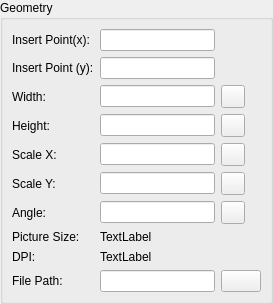
<?xml version="1.0" encoding="UTF-8"?>
<ui version="4.0">
 <class>LC_ImagePropertiesEditingWidget</class>
 <widget class="QWidget" name="LC_ImagePropertiesEditingWidget">
  <property name="geometry">
   <rect>
    <x>0</x>
    <y>0</y>
    <width>273</width>
    <height>290</height>
   </rect>
  </property>
  <property name="windowTitle">
   <string>Form</string>
  </property>
  <layout class="QGridLayout" name="gridLayout">
   <property name="leftMargin">
    <number>0</number>
   </property>
   <property name="topMargin">
    <number>0</number>
   </property>
   <property name="rightMargin">
    <number>0</number>
   </property>
   <property name="bottomMargin">
    <number>0</number>
   </property>
   <property name="spacing">
    <number>0</number>
   </property>
   <item row="0" column="0">
    <widget class="QGroupBox" name="buttonGroup8">
     <property name="enabled">
      <bool>true</bool>
     </property>
     <property name="sizePolicy">
      <sizepolicy hsizetype="Preferred" vsizetype="Preferred">
       <horstretch>0</horstretch>
       <verstretch>0</verstretch>
      </sizepolicy>
     </property>
     <property name="title">
      <string>Geometry</string>
     </property>
     <layout class="QGridLayout" name="gridLayout_2" columnstretch="0,5,0">
      <item row="2" column="0">
       <widget class="QLabel" name="lWidth">
        <property name="text">
         <string>Width:</string>
        </property>
       </widget>
      </item>
      <item row="4" column="0">
       <widget class="QLabel" name="lScale">
        <property name="text">
         <string>Scale X:</string>
        </property>
       </widget>
      </item>
      <item row="3" column="1">
       <widget class="QLineEdit" name="leHeight">
        <property name="minimumSize">
         <size>
          <width>70</width>
          <height>0</height>
         </size>
        </property>
        <property name="toolTip">
         <string>Height of image in drawing units</string>
        </property>
       </widget>
      </item>
      <item row="4" column="2">
       <widget class="QToolButton" name="tbPickScaleX">
        <property name="toolTip">
         <string>Pick scale from drawing</string>
        </property>
        <property name="text">
         <string/>
        </property>
        <property name="icon">
         <iconset resource="../../../../res/icons/icons.qrc">
          <normaloff>:/icons/interactive_pick_distance.lci</normaloff>:/icons/interactive_pick_distance.lci</iconset>
        </property>
       </widget>
      </item>
      <item row="1" column="0">
       <widget class="QLabel" name="lInsertY">
        <property name="text">
         <string>Insert Point (y):</string>
        </property>
       </widget>
      </item>
      <item row="0" column="0">
       <widget class="QLabel" name="lInsertX">
        <property name="text">
         <string>Insert Point(x):</string>
        </property>
       </widget>
      </item>
      <item row="11" column="0">
       <spacer name="spacer58">
        <property name="orientation">
         <enum>Qt::Vertical</enum>
        </property>
        <property name="sizeType">
         <enum>QSizePolicy::Expanding</enum>
        </property>
        <property name="sizeHint" stdset="0">
         <size>
          <width>20</width>
          <height>0</height>
         </size>
        </property>
       </spacer>
      </item>
      <item row="9" column="1">
       <widget class="QLabel" name="lblDPI">
        <property name="toolTip">
         <string>Dots per inch for width and height directions of image</string>
        </property>
        <property name="text">
         <string>TextLabel</string>
        </property>
       </widget>
      </item>
      <item row="5" column="1">
       <widget class="QLineEdit" name="leScaleY">
        <property name="toolTip">
         <string>Scaling factor for image heigth</string>
        </property>
       </widget>
      </item>
      <item row="2" column="2">
       <widget class="QToolButton" name="tbPickWidth">
        <property name="toolTip">
         <string>Pick width value from drawing</string>
        </property>
        <property name="text">
         <string/>
        </property>
        <property name="icon">
         <iconset resource="../../../../res/icons/icons.qrc">
          <normaloff>:/icons/interactive_pick_distance.lci</normaloff>:/icons/interactive_pick_distance.lci</iconset>
        </property>
       </widget>
      </item>
      <item row="6" column="0">
       <widget class="QLabel" name="lAngle">
        <property name="text">
         <string>Angle:</string>
        </property>
       </widget>
      </item>
      <item row="6" column="1">
       <widget class="QLineEdit" name="leAngle">
        <property name="minimumSize">
         <size>
          <width>70</width>
          <height>0</height>
         </size>
        </property>
        <property name="toolTip">
         <string>Angle of image rotation over insert point</string>
        </property>
       </widget>
      </item>
      <item row="2" column="1">
       <widget class="QLineEdit" name="leWidth">
        <property name="minimumSize">
         <size>
          <width>70</width>
          <height>0</height>
         </size>
        </property>
        <property name="toolTip">
         <string>Width of image in drawing units</string>
        </property>
       </widget>
      </item>
      <item row="0" column="1">
       <widget class="QLineEdit" name="leInsertX">
        <property name="minimumSize">
         <size>
          <width>70</width>
          <height>0</height>
         </size>
        </property>
        <property name="toolTip">
         <string>X coordinate of insertion point</string>
        </property>
       </widget>
      </item>
      <item row="6" column="2">
       <widget class="QToolButton" name="tbPickAngle">
        <property name="toolTip">
         <string>Pick angle from the drawing</string>
        </property>
        <property name="text">
         <string/>
        </property>
        <property name="icon">
         <iconset resource="../../../../res/icons/icons.qrc">
          <normaloff>:/icons/interactive_pick_angle.lci</normaloff>:/icons/interactive_pick_angle.lci</iconset>
        </property>
       </widget>
      </item>
      <item row="8" column="0">
       <widget class="QLabel" name="lSize">
        <property name="text">
         <string>Picture Size:</string>
        </property>
       </widget>
      </item>
      <item row="3" column="2">
       <widget class="QToolButton" name="tbPickHeight">
        <property name="toolTip">
         <string>Pick height value from the drawing</string>
        </property>
        <property name="text">
         <string/>
        </property>
        <property name="icon">
         <iconset resource="../../../../res/icons/icons.qrc">
          <normaloff>:/icons/interactive_pick_distance.lci</normaloff>:/icons/interactive_pick_distance.lci</iconset>
        </property>
       </widget>
      </item>
      <item row="5" column="2">
       <widget class="QToolButton" name="tbPickScaleY">
        <property name="toolTip">
         <string>Pick scale from drawing</string>
        </property>
        <property name="text">
         <string/>
        </property>
        <property name="icon">
         <iconset resource="../../../../res/icons/icons.qrc">
          <normaloff>:/icons/interactive_pick_distance.lci</normaloff>:/icons/interactive_pick_distance.lci</iconset>
        </property>
       </widget>
      </item>
      <item row="1" column="1">
       <widget class="QLineEdit" name="leInsertY">
        <property name="minimumSize">
         <size>
          <width>70</width>
          <height>0</height>
         </size>
        </property>
        <property name="toolTip">
         <string>Y coordinate of insertion point</string>
        </property>
       </widget>
      </item>
      <item row="4" column="1">
       <widget class="QLineEdit" name="leScaleX">
        <property name="minimumSize">
         <size>
          <width>70</width>
          <height>0</height>
         </size>
        </property>
        <property name="toolTip">
         <string>Scaling factor for image width</string>
        </property>
       </widget>
      </item>
      <item row="5" column="0">
       <widget class="QLabel" name="label">
        <property name="text">
         <string>Scale Y:</string>
        </property>
       </widget>
      </item>
      <item row="0" column="2" rowspan="2">
       <widget class="LC_PointPickButton" name="wPickInsertionPoint" native="true">
        <property name="sizePolicy">
         <sizepolicy hsizetype="Fixed" vsizetype="Fixed">
          <horstretch>0</horstretch>
          <verstretch>0</verstretch>
         </sizepolicy>
        </property>
        <property name="minimumSize">
         <size>
          <width>23</width>
          <height>0</height>
         </size>
        </property>
        <property name="maximumSize">
         <size>
          <width>23</width>
          <height>46</height>
         </size>
        </property>
        <property name="toolTip">
         <string>Pick insertion point coordinates from drawing</string>
        </property>
       </widget>
      </item>
      <item row="3" column="0">
       <widget class="QLabel" name="lHeight">
        <property name="text">
         <string>Height:</string>
        </property>
       </widget>
      </item>
      <item row="9" column="0">
       <widget class="QLabel" name="lDPI">
        <property name="text">
         <string>DPI:</string>
        </property>
       </widget>
      </item>
      <item row="8" column="1">
       <widget class="QLabel" name="lblPictureSize">
        <property name="toolTip">
         <string>Size of the image, in pixels</string>
        </property>
        <property name="text">
         <string>TextLabel</string>
        </property>
       </widget>
      </item>
      <item row="10" column="0">
       <widget class="QLabel" name="lPath">
        <property name="text">
         <string>File Path:</string>
        </property>
       </widget>
      </item>
      <item row="10" column="1">
       <widget class="QLineEdit" name="lePath">
        <property name="minimumSize">
         <size>
          <width>70</width>
          <height>0</height>
         </size>
        </property>
        <property name="toolTip">
         <string>Path to image file</string>
        </property>
        <property name="readOnly">
         <bool>false</bool>
        </property>
       </widget>
      </item>
      <item row="10" column="2">
       <widget class="QPushButton" name="pbFile">
        <property name="sizePolicy">
         <sizepolicy hsizetype="Fixed" vsizetype="Fixed">
          <horstretch>0</horstretch>
          <verstretch>0</verstretch>
         </sizepolicy>
        </property>
        <property name="toolTip">
         <string>Select an image file</string>
        </property>
        <property name="text">
         <string/>
        </property>
        <property name="icon">
         <iconset resource="../../../../res/icons/icons.qrc">
          <normaloff>:/icons/fileopen.lci</normaloff>:/icons/fileopen.lci</iconset>
        </property>
       </widget>
      </item>
     </layout>
    </widget>
   </item>
  </layout>
 </widget>
 <customwidgets>
  <customwidget>
   <class>LC_PointPickButton</class>
   <extends>QWidget</extends>
   <header>lc_pointpickbutton.h</header>
   <container>1</container>
  </customwidget>
 </customwidgets>
 <resources>
  <include location="../../../../res/icons/icons.qrc"/>
 </resources>
 <connections/>
</ui>
